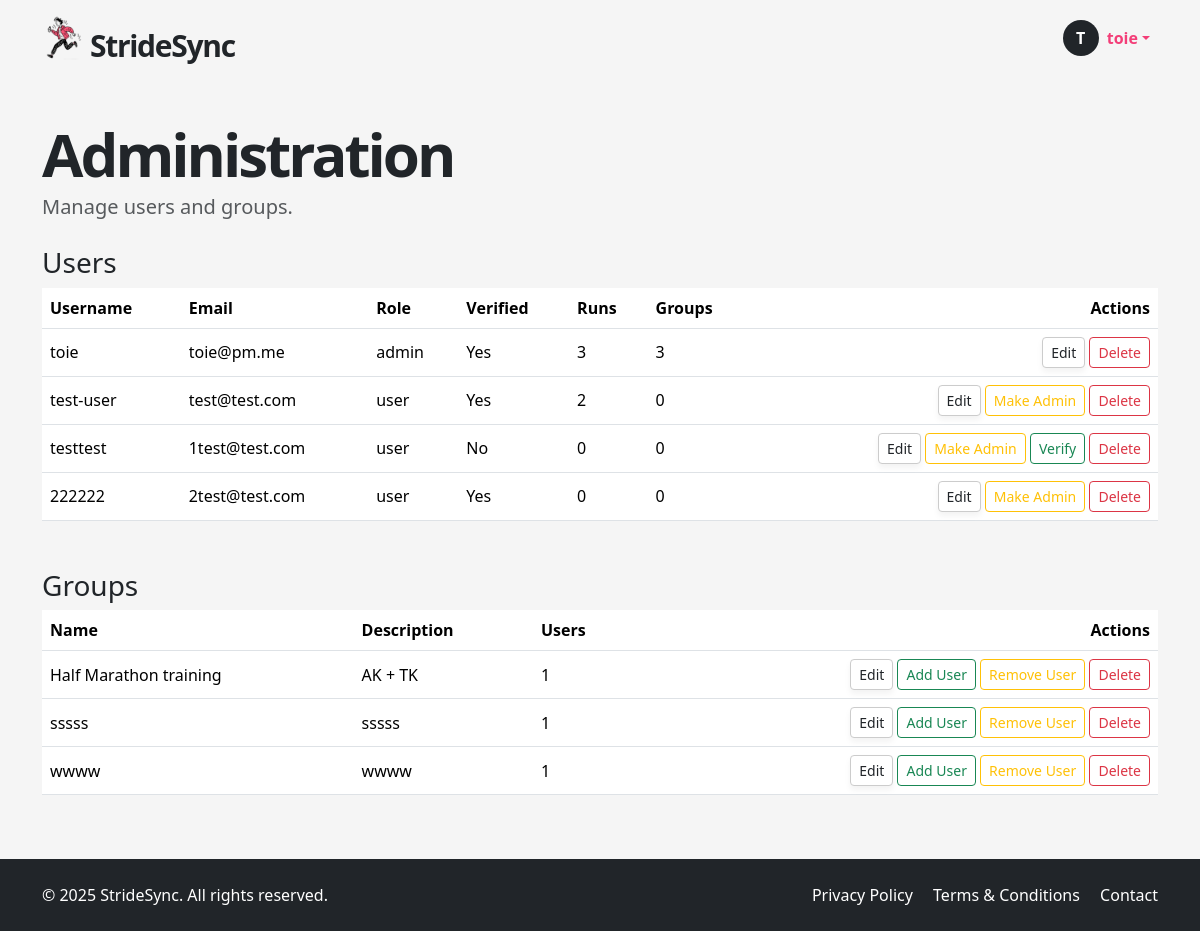
Page /admin (signed in) on the earlier database version.
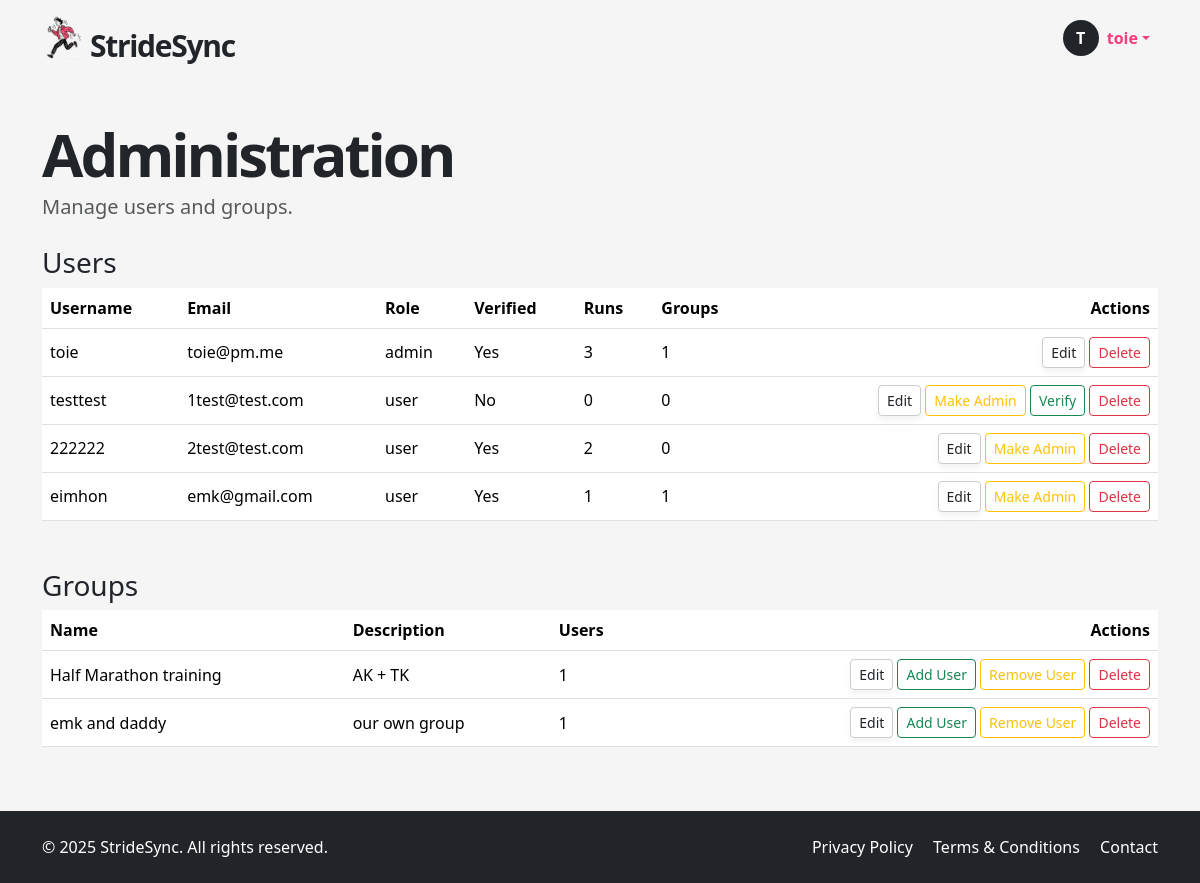
Same page on the later database version.
### app/models.py (models this page shows, shortened)
class User(UserMixin, db.Model):
    __tablename__ = "users"
    id = sa.Column(sa.Integer, primary_key=True)
    email = sa.Column(sa.String(120), unique=True, nullable=False, index=True)
    password_hash = sa.Column(sa.String(256))
    username = sa.Column(sa.String(64), unique=True, nullable=False, index=True)
    role = sa.Column(sa.Enum(UserRole), default=UserRole.USER, nullable=False)
    is_verified = sa.Column(sa.Boolean, default=False)
    verification_token = sa.Column(sa.String(128), nullable=False, default=lambda: secrets.token_urlsafe(32))
    reset_token = db.Column(db.String, nullable=True)
    reset_token_expiry = db.Column(db.DateTime, nullable=True)
    runs = so.relationship("Run", back_populates="user", cascade="all, delete-orphan")
    groups = so.relationship("Group", secondary=user_groups, back_populates="members")
    admin_of_groups = so.relationship("Group", secondary=group_admins, back_populates="admins")

class Group(db.Model):
    __tablename__ = "groups"
    id = sa.Column(sa.Integer, primary_key=True)
    name = sa.Column(sa.String(100), unique=True, nullable=False)
    description = sa.Column(sa.Text)
    members = so.relationship("User", secondary=user_groups, back_populates="groups")
    admins = so.relationship("User", secondary=group_admins, back_populates="admin_of_groups")
    runs = so.relationship("Run", secondary=run_groups, back_populates="groups")
    invites = so.relationship("GroupInvite", back_populates="group", cascade="all, delete-orphan")

### app/routes.py (the view)
@app.route('/admin')
@login_required
def admin_panel():
    if current_user.role != UserRole.ADMIN:
        abort(403)
    users = db.session.scalars(sa.select(User)).all()
    groups = db.session.scalars(sa.select(Group)).all()
    user_stats = {
        user.id: {
            "num_runs": len(user.runs),
            "num_groups": len(user.groups)
        }
        for user in users
    }
    group_stats = {
        group.id: {
            "num_users": len(group.members)
        }
        for group in groups
    }
    return render_template(
        "admin.html",
        users=users,
        groups=groups,
        user_stats=user_stats,
        group_stats=group_stats,
        UserRole=UserRole
    )

### app/models.py (called while the page is built)
@login.user_loader
def load_user(id):
    return db.session.get(User, int(id))

### app/templates/admin.html (shortened to what this page needs)
{% extends "base.html" %}
{% block content %}
<div class="container py-5">
  <h1 class="display-4 fw-bold hero-title">Administration</h1>
  <p class="lead text-muted mb-4">Manage users and groups.</p>
  <div class="mb-5">
    <h3>Users</h3>
    <table class="table table-hover align-middle">
      <thead>
        <tr>
          <th>Username</th>
          <th>Email</th>
          <th>Role</th>
          <th>Verified</th>
          <th>Runs</th>
          <th>Groups</th>
          <th class="text-end">Actions</th>
        </tr>
      </thead>
      <tbody>
        {% for user in users %}
        <tr>
          <td>{{ user.username }}</td>
          <td>{{ user.email }}</td>
          <td>{{ user.role.value }}</td>
          <td>{{ 'Yes' if user.is_verified else 'No' }}</td>
          <td>{{ user_stats[user.id].num_runs }}</td>
          <td>{{ user_stats[user.id].num_groups }}</td>
          <td class="text-end">
            <button class="btn btn-sm btn-soft" data-bs-toggle="modal" data-bs-target="#editUserModal"
                    onclick="prepareEditUser({{ user.id }}, '{{ user.username }}')">Edit</button>
            {% if user.role.name == 'ADMIN' and user.id != current_user.id %}
              <form method="POST" action="{{ url_for('admin_demote_user', user_id=user.id) }}" class="d-inline">
                <button class="btn btn-sm btn-outline-secondary">Remove Admin</button>
              </form>
            {% elif user.role.name != 'ADMIN' %}
              <form method="POST" action="{{ url_for('admin_promote_user', user_id=user.id) }}" class="d-inline">
                <button class="btn btn-sm btn-outline-warning">Make Admin</button>
              </form>
            {% endif %}
            {% if not user.is_verified %}
              <form method="POST" action="{{ url_for('admin_verify_user', user_id=user.id) }}" class="d-inline">
                <button class="btn btn-sm btn-outline-success">Verify</button>
              </form>
            {% endif %}
            <button class="btn btn-sm btn-outline-danger"
                    data-bs-toggle="modal"
                    data-bs-target="#deleteUserModal"
                    onclick="prepareDeleteUser({{ user.id }}, '{{ user.username }}')">Delete</button>
          </td>
        </tr>
        {% endfor %}
      </tbody>
    </table>
  </div>
  <div>
    <h3>Groups</h3>
    <table class="table table-hover align-middle">
      <thead>
        <tr>
          <th>Name</th>
          <th>Description</th>
          <th>Users</th>
          <th class="text-end">Actions</th>
        </tr>
      </thead>
      <tbody>
        {% for group in groups %}
        <tr>
          <td>{{ group.name }}</td>
          <td>{{ group.description[:60] }}{% if group.description|length > 60 %}…{% endif %}</td>
          <td>{{ group_stats[group.id].num_users }}</td>
          <td class="text-end">
            <button class="btn btn-sm btn-soft" data-bs-toggle="modal" data-bs-target="#editGroupModal"
                    onclick="prepareEditGroup({{ group.id }}, '{{ group.name }}', `{{ group.description|e }}`)">Edit</button>
            <button class="btn btn-sm btn-outline-success" data-bs-toggle="modal" data-bs-target="#addUserToGroupModal"
                    onclick="document.getElementById('addUserGroupId').value = '{{ group.id }}';">Add User</button>
            <button class="btn btn-sm btn-outline-warning"
                    data-bs-toggle="modal"
                    data-bs-target="#removeUserFromGroupModal{{ group.id }}">
              Remove User
            </button>
            <button class="btn btn-sm btn-outline-danger"
                    data-bs-toggle="modal"
                    data-bs-target="#deleteGroupModal"
                    onclick="prepareDeleteGroup({{ group.id }}, '{{ group.name }}')">Delete</button>
          </td>
        </tr>
        {% endfor %}
      </tbody>
    </table>
  </div>
</div>
{% endblock %}

### app/templates/base.html (shortened to what this page needs)
<!DOCTYPE html>
<html lang="en">
<head>
  <link href="https://cdn.jsdelivr.net/npm/bootstrap@5.3.6/dist/css/bootstrap.min.css" rel="stylesheet">
  <link href="https://cdn.jsdelivr.net/npm/bootstrap-icons@1.10.5/font/bootstrap-icons.css" rel="stylesheet">
  <link rel="stylesheet" href="{{ url_for('static', filename='style.css') }}">
</head>
<body>
  <header>
    <nav class="navbar navbar-expand-lg">
      <div class="container">
        <a href="/index" class="text-decoration-none logo-container d-flex align-items-center">
          <img src="{{ url_for('static', filename='img/icon.png') }}" width="40px" alt="StrideSync logo">
          <p class="logo mb-0 ms-2">StrideSync</p>
        </a>
        <div class="collapse navbar-collapse justify-content-end" id="navbarNav">
          <ul class="navbar-nav ms-auto">
            {% if current_user.is_anonymous %}
              <li class="nav-item">
                <a class="btn btn-dark px-4" href="{{ url_for('login') }}">LOGIN</a>
              </li>
            {% else %}
              <li class="nav-item dropdown">
                <a class="nav-link dropdown-toggle d-flex align-items-center" href="#" id="userDropdown" role="button" data-bs-toggle="dropdown" aria-expanded="false">
                  <div class="avatar-circle bg-dark text-white rounded-circle d-flex justify-content-center align-items-center me-2" style="width: 36px; height: 36px; font-weight: bold;">
                    {{ current_user.username[0]|upper }}
                  </div>
                  <span class="fw-semibold">{{ current_user.username }}</span>
                </a>
              </li>
            {% endif %}
          </ul>
        </div>
      </div>
    </nav>
  </header>
  <main>
    {% block content %}{% endblock %}
  </main>
  <footer class="bg-dark text-white py-4">
    <div class="container d-flex flex-column flex-md-row justify-content-between align-items-center">
      <div class="mb-2 mb-md-0">
        &copy; 2025 StrideSync. All rights reserved.
      </div>
      <div>
        <a href="/privacy" class="text-white text-decoration-none me-3">Privacy Policy</a>
        <a href="/terms" class="text-white text-decoration-none me-3">Terms & Conditions</a>
        <a href="/contact" class="text-white text-decoration-none">Contact</a>
      </div>
    </div>
  </footer>
</body>
</html>

### app/static/style.css (style rules this page uses)
html, body { height: 100%; margin: 0; display: flex; flex-direction: column; scroll-behavior: smooth; }
body { background-color: #f5f5f5; }
main { flex: 1; }
a { color: #f33e78; }
.logo { font-size: 30px; font-weight: 700; letter-spacing: -1.3px; margin-top: 15px; }
.logo-container { color: unset; }
.hero-title { font-weight: 900 !important; font-size: 60px; letter-spacing: -3px; line-height: 60px; }
.btn-soft, .btn-soft-white { background: white; border: 1px solid #ccc; box-shadow: 0 4px 6px rgba(0,0,0,0.05); }
.nav-link { color: #f33e78 !important; }
footer { background-color: #333; }

Differences in the rows shown:
removed User: username "test-user", email "test@test.com", role.value "user", is_verified "Yes", id "2", user_stats "0"
removed Group: name "sssss", description "sssss", group_stats "1", {{ group.id }} 2 (drawn)
removed Group: name "wwww", description "wwww", group_stats "1", {{ group.id }} 3 (drawn)
changed User "toie": id "3" → "1"
computed for User "2test@test.com": user_stats "0" → "2"
added User: username "eimhon", email "emk@gmail.com", role.value "user", is_verified "Yes", is_verified "1"
added Group: name "emk and daddy", description "our own group", group_stats "1", {{ group.id }} 2 (drawn)
